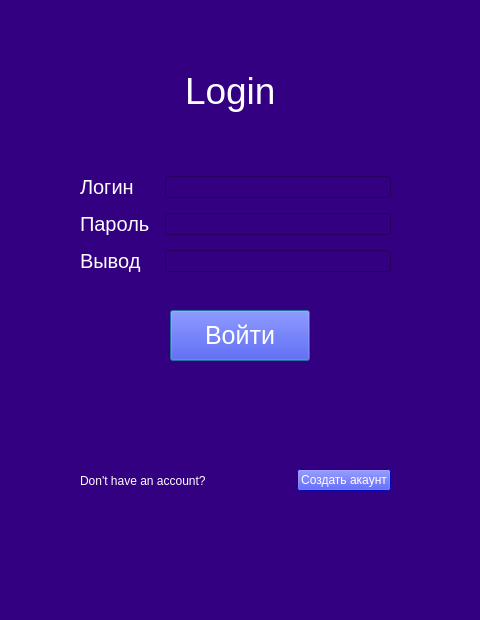
<?xml version="1.0" encoding="UTF-8"?>
<ui version="4.0">
 <class>Dialog</class>
 <widget class="QDialog" name="Dialog">
  <property name="geometry">
   <rect>
    <x>0</x>
    <y>0</y>
    <width>480</width>
    <height>620</height>
   </rect>
  </property>
  <property name="windowTitle">
   <string>Dialog</string>
  </property>
  <property name="styleSheet">
   <string notr="true">background-color: rgb(52, 0, 130);</string>
  </property>
  <widget class="QPushButton" name="LogupButton">
   <property name="geometry">
    <rect>
     <x>170</x>
     <y>310</y>
     <width>140</width>
     <height>51</height>
    </rect>
   </property>
   <property name="styleSheet">
    <string notr="true">background-color: rgb(0, 12, 255);font-size:19pt;color: rgb(255, 255, 255)</string>
   </property>
   <property name="text">
    <string>Войти</string>
   </property>
  </widget>
  <widget class="QWidget" name="layoutWidget">
   <property name="geometry">
    <rect>
     <x>80</x>
     <y>460</y>
     <width>311</width>
     <height>41</height>
    </rect>
   </property>
   <layout class="QHBoxLayout" name="horizontalLayout">
    <item>
     <widget class="QLabel" name="label_4">
      <property name="styleSheet">
       <string notr="true">color:rgb(255, 255, 255)</string>
      </property>
      <property name="text">
       <string>Don't have an account?</string>
      </property>
     </widget>
    </item>
    <item>
     <spacer name="horizontalSpacer">
      <property name="orientation">
       <enum>Qt::Horizontal</enum>
      </property>
      <property name="sizeHint" stdset="0">
       <size>
        <width>40</width>
        <height>20</height>
       </size>
      </property>
     </spacer>
    </item>
    <item>
     <widget class="QPushButton" name="createaccbutton">
      <property name="styleSheet">
       <string notr="true">background-color: rgb(0, 12, 255);
color: rgb(255, 255, 255);</string>
      </property>
      <property name="text">
       <string>Создать акаунт</string>
      </property>
     </widget>
    </item>
   </layout>
  </widget>
  <widget class="QWidget" name="layoutWidget">
   <property name="geometry">
    <rect>
     <x>80</x>
     <y>170</y>
     <width>311</width>
     <height>108</height>
    </rect>
   </property>
   <layout class="QGridLayout" name="gridLayout">
    <property name="horizontalSpacing">
     <number>15</number>
    </property>
    <property name="verticalSpacing">
     <number>8</number>
    </property>
    <item row="1" column="0">
     <widget class="QLabel" name="label_3">
      <property name="styleSheet">
       <string notr="true">font-size:15pt; color:rgb(255, 255, 255)</string>
      </property>
      <property name="text">
       <string>Пароль</string>
      </property>
     </widget>
    </item>
    <item row="1" column="1">
     <widget class="QLineEdit" name="password">
      <property name="styleSheet">
       <string notr="true">color:rgb(255, 255, 255)</string>
      </property>
     </widget>
    </item>
    <item row="0" column="0">
     <widget class="QLabel" name="username">
      <property name="enabled">
       <bool>true</bool>
      </property>
      <property name="styleSheet">
       <string notr="true">font-size:15pt; color:rgb(255, 255, 255)</string>
      </property>
      <property name="text">
       <string>Логин</string>
      </property>
     </widget>
    </item>
    <item row="0" column="1">
     <widget class="QLineEdit" name="username_2">
      <property name="styleSheet">
       <string notr="true">color:rgb(255, 255, 255)</string>
      </property>
     </widget>
    </item>
    <item row="2" column="1">
     <layout class="QHBoxLayout" name="horizontalLayout_2">
      <item>
       <widget class="QLineEdit" name="password_2">
        <property name="styleSheet">
         <string notr="true">color:rgb(255, 255, 255)</string>
        </property>
       </widget>
      </item>
     </layout>
    </item>
    <item row="2" column="0">
     <widget class="QLabel" name="label_5">
      <property name="styleSheet">
       <string notr="true">font-size:15pt; color:rgb(255, 255, 255)</string>
      </property>
      <property name="text">
       <string>Вывод</string>
      </property>
     </widget>
    </item>
   </layout>
  </widget>
  <widget class="QLabel" name="label">
   <property name="geometry">
    <rect>
     <x>185</x>
     <y>60</y>
     <width>121</width>
     <height>61</height>
    </rect>
   </property>
   <property name="styleSheet">
    <string notr="true">color: rgb(255, 255, 255); font-size:28pt;</string>
   </property>
   <property name="text">
    <string>Login</string>
   </property>
  </widget>
 </widget>
 <resources/>
 <connections/>
</ui>
